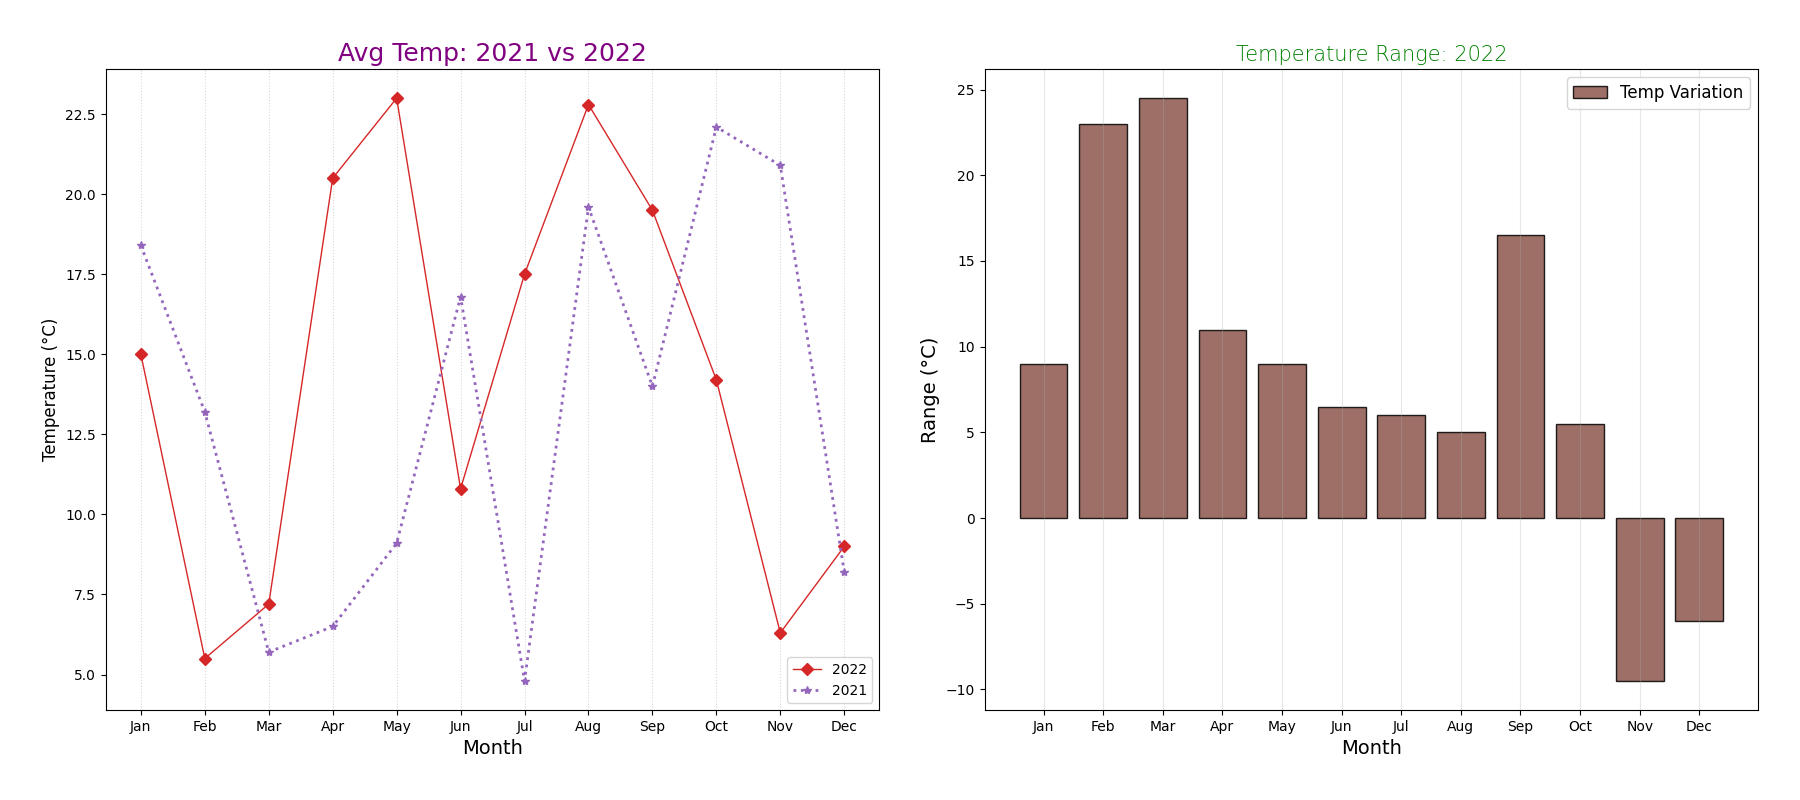

Source code (Python):
import matplotlib.pyplot as plt
import numpy as np

months = np.arange(1, 13)

avg_temperatures_2022 = np.array([15.0, 5.5, 7.2, 20.5, 23.0, 10.8, 17.5, 22.8, 19.5, 14.2, 6.3, 9.0])
avg_temperatures_2021 = np.array([18.4, 13.2, 5.7, 6.5, 9.1, 16.8, 4.8, 19.6, 14.0, 22.1, 20.9, 8.2])

high_temperatures_2022 = np.array([20.0, 26.0, 29.0, 17.5, 24.0, 10.0, 12.0, 15.0, 28.5, 22.5, 8.0, 9.0])
low_temperatures_2022 = np.array([11.0, 3.0, 4.5, 6.5, 15.0, 3.5, 6.0, 10.0, 12.0, 17.0, 17.5, 15.0])

temperature_range_2022 = high_temperatures_2022 - low_temperatures_2022

fig, (ax1, ax2) = plt.subplots(1, 2, figsize=(18, 8))

# Altering the styles for the average temperatures plot
ax1.plot(months, avg_temperatures_2022, marker='D', linestyle='-', color='#d62728', linewidth=1, label='2022')
ax1.plot(months, avg_temperatures_2021, marker='*', linestyle=':', color='#9467bd', linewidth=2, label='2021')

ax1.set_title('Avg Temp: 2021 vs 2022', fontsize=18, fontweight='normal', color='purple')
ax1.set_xlabel('Month', fontsize=14)
ax1.set_ylabel('Temperature (°C)', fontsize=12)

ax1.set_xticks(months)
ax1.set_xticklabels(['Jan', 'Feb', 'Mar', 'Apr', 'May', 'Jun', 'Jul', 'Aug', 'Sep', 'Oct', 'Nov', 'Dec'])

ax1.grid(axis='x', linestyle=':', alpha=0.5)  # Changed to x-axis grid with different style
ax1.legend(loc='lower right', fontsize=10)  # Changed location and size of legend

# Altering the styles for the temperature range bar plot
ax2.bar(months, temperature_range_2022, color='#8c564b', label='Temp Variation', edgecolor='black', alpha=0.85)

ax2.set_title('Temperature Range: 2022', fontsize=15, fontweight='light', color='green')
ax2.set_xlabel('Month', fontsize=14)
ax2.set_ylabel('Range (°C)', fontsize=14)

ax2.set_xticks(months)
ax2.set_xticklabels(['Jan', 'Feb', 'Mar', 'Apr', 'May', 'Jun', 'Jul', 'Aug', 'Sep', 'Oct', 'Nov', 'Dec'])

ax2.grid(axis='x', linestyle='-', alpha=0.3)  # Changed to x-axis grid with lighter lines
ax2.legend(loc='upper right', fontsize=12)

plt.tight_layout(pad=3.0)
plt.show()
